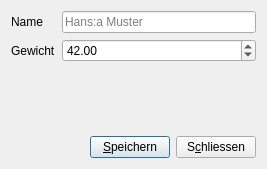
<?xml version="1.0" encoding="UTF-8"?>
<ui version="4.0">
 <class>Dialog_user</class>
 <widget class="QDialog" name="Dialog_user">
  <property name="geometry">
   <rect>
    <x>0</x>
    <y>0</y>
    <width>267</width>
    <height>169</height>
   </rect>
  </property>
  <property name="windowTitle">
   <string>User</string>
  </property>
  <layout class="QVBoxLayout" name="verticalLayout">
   <item>
    <layout class="QGridLayout" name="gridLayout">
     <item row="1" column="1">
      <widget class="QDoubleSpinBox" name="doubleSpinBox_weight">
       <property name="maximum">
        <double>199.990000000000009</double>
       </property>
       <property name="value">
        <double>42.000000000000000</double>
       </property>
      </widget>
     </item>
     <item row="1" column="0">
      <widget class="QLabel" name="label_weight">
       <property name="text">
        <string>Gewicht</string>
       </property>
       <property name="buddy">
        <cstring>doubleSpinBox_weight</cstring>
       </property>
      </widget>
     </item>
     <item row="0" column="0">
      <widget class="QLabel" name="label_name">
       <property name="text">
        <string>Name</string>
       </property>
       <property name="buddy">
        <cstring>lineEdit_name</cstring>
       </property>
      </widget>
     </item>
     <item row="0" column="1">
      <widget class="QLineEdit" name="lineEdit_name">
       <property name="placeholderText">
        <string>Hans:a Muster</string>
       </property>
      </widget>
     </item>
    </layout>
   </item>
   <item>
    <spacer name="verticalSpacer">
     <property name="orientation">
      <enum>Qt::Vertical</enum>
     </property>
     <property name="sizeHint" stdset="0">
      <size>
       <width>20</width>
       <height>65</height>
      </size>
     </property>
    </spacer>
   </item>
   <item>
    <layout class="QHBoxLayout" name="horizontalLayout">
     <item>
      <spacer name="horizontalSpacer">
       <property name="orientation">
        <enum>Qt::Horizontal</enum>
       </property>
       <property name="sizeHint" stdset="0">
        <size>
         <width>40</width>
         <height>20</height>
        </size>
       </property>
      </spacer>
     </item>
     <item>
      <widget class="QPushButton" name="pushButton_save">
       <property name="text">
        <string>&amp;Speichern</string>
       </property>
       <property name="default">
        <bool>true</bool>
       </property>
      </widget>
     </item>
     <item>
      <widget class="QPushButton" name="pushButton_close">
       <property name="text">
        <string>S&amp;chliessen</string>
       </property>
      </widget>
     </item>
    </layout>
   </item>
  </layout>
 </widget>
 <tabstops>
  <tabstop>lineEdit_name</tabstop>
  <tabstop>doubleSpinBox_weight</tabstop>
  <tabstop>pushButton_save</tabstop>
  <tabstop>pushButton_close</tabstop>
 </tabstops>
 <resources/>
 <connections>
  <connection>
   <sender>pushButton_close</sender>
   <signal>clicked()</signal>
   <receiver>Dialog_user</receiver>
   <slot>reject()</slot>
   <hints>
    <hint type="sourcelabel">
     <x>296</x>
     <y>99</y>
    </hint>
    <hint type="destinationlabel">
     <x>342</x>
     <y>114</y>
    </hint>
   </hints>
  </connection>
 </connections>
</ui>
